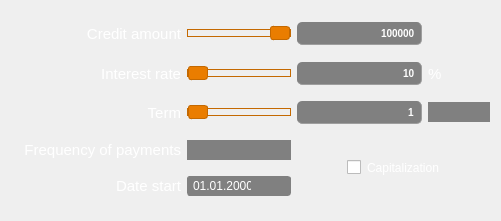
     <widget class="QWidget" name="gridLayoutWidget_3">
      <property name="geometry">
       <rect>
        <x>10</x>
        <y>50</y>
        <width>501</width>
        <height>221</height>
       </rect>
      </property>
      <layout class="QGridLayout" name="gridLayout_3" columnstretch="4,2,2,1">
       <property name="sizeConstraint">
        <enum>QLayout::SetDefaultConstraint</enum>
       </property>
       <item row="4" column="1">
        <widget class="QDateEdit" name="dateEdit_vklada">
         <property name="mouseTracking">
          <bool>true</bool>
         </property>
         <property name="styleSheet">
          <string notr="true">QDateEdit::down-arrow {
    image: url(:/icons/img/arrow_down);
}

QDateEdit {
    border: 1px solid gray;
    border-radius: 3px;
    padding: 1px 18px 1px 3px;
    min-width: 6em;
	color: white;
}

QDateEdit:editable {
    background: gray;
	color: white;
}

QDateEdit:!editable, QDateEdit::drop-down:editable {
     background: qlineargradient(x1: 0, y1: 0, x2: 0, y2: 1,
                                 stop: 0 #ea7d00, stop: 0.4 #ea7d00,
                                 stop: 0.5 #ea7d00, stop: 1.0 #ea7d00);
	color: white;
}

/* QDateEdit gets the &quot;on&quot; state when the popup is open */
QDateEdit:!editable:on, QDateEdit::drop-down:editable:on {
    background: qlineargradient(x1: 0, y1: 0, x2: 0, y2: 1,
                                stop: 0 #ea7d00, stop: 0.4 #ea7d00,
                                stop: 0.5 #ea7d00, stop: 1.0 #ea7d00);
	color: white;
}

QDateEdit:on { /* shift the text when the popup opens */
    padding-top: 3px;
    padding-left: 4px;
	color: white;
}

QDateEdit::drop-down {
    subcontrol-origin: padding;
    subcontrol-position: top right;
    width: 20px;
	color: white;
    border-left-width: 1px;
    border-left-color: gray;
    border-left-style: solid; /* just a single line */
    border-top-right-radius: 3px; /* same radius as the QComboBox */
    border-bottom-right-radius: 3px;
}

QDateEdit::down-arrow:on { /* shift the arrow when popup is open */
    top: 1px;
    left: 1px;
	color: white;
}

QDateEdit QAbstractItemView 
{
	outline: 1px;  
    selection-background-color: #ea7d00;
    selection-color: white;
	color: white;
	alternate-background-color: #6D6D6D;
}


QCalendarWidget QToolButton#qt_calendar_prevmonth 
{
    qproperty-icon: url(:/icons/img/back);
}

QCalendarWidget QToolButton#qt_calendar_nextmonth 
{
    qproperty-icon: url(:/icons/img/forward);
}

QCalendarWidget QWidget#qt_calendar_monthbutton, #qt_calendar_yearbutton
{
    selection-background-color: #ea7d00;
    selection-color: white;
	color: white;
}

QCalendarWidget QToolButton::menu-indicator {
    image: none; 
}

QCalendarWidget QToolButton QMenu {

    selection-background-color: #ea7d00;
    selection-color: white;
	color: white;
}</string>
         </property>
         <property name="inputMethodHints">
          <set>Qt::ImhPreferNumbers</set>
         </property>
         <property name="wrapping">
          <bool>false</bool>
         </property>
         <property name="frame">
          <bool>true</bool>
         </property>
         <property name="alignment">
          <set>Qt::AlignCenter</set>
         </property>
         <property name="buttonSymbols">
          <enum>QAbstractSpinBox::UpDownArrows</enum>
         </property>
         <property name="currentSection">
          <enum>QDateTimeEdit::DaySection</enum>
         </property>
         <property name="displayFormat">
          <string>dd.MM.yyyy</string>
         </property>
         <property name="calendarPopup">
          <bool>true</bool>
         </property>
         <property name="currentSectionIndex">
          <number>0</number>
         </property>
         <property name="timeSpec">
          <enum>Qt::LocalTime</enum>
         </property>
        </widget>
       </item>
       <item row="0" column="2">
        <widget class="QLineEdit" name="lineEdit_sum_dep">
         <property name="cursor">
          <cursorShape>IBeamCursor</cursorShape>
         </property>
         <property name="layoutDirection">
          <enum>Qt::LeftToRight</enum>
         </property>
         <property name="styleSheet">
          <string notr="true">QLineEdit {
     background-color: gray;
	color: #fff;
     border-radius: 5px;
     font:  bold 10px;
     padding: 3px;
	border-style: outset;
	border-width: 0px 1px 1px 0px;
	border-color: rgb(158, 158, 158);
 }</string>
         </property>
         <property name="inputMethodHints">
          <set>Qt::ImhDigitsOnly</set>
         </property>
         <property name="inputMask">
          <string/>
         </property>
         <property name="text">
          <string>100000</string>
         </property>
         <property name="frame">
          <bool>false</bool>
         </property>
         <property name="echoMode">
          <enum>QLineEdit::Normal</enum>
         </property>
         <property name="cursorPosition">
          <number>6</number>
         </property>
         <property name="alignment">
          <set>Qt::AlignRight|Qt::AlignTrailing|Qt::AlignVCenter</set>
         </property>
         <property name="dragEnabled">
          <bool>false</bool>
         </property>
         <property name="placeholderText">
          <string/>
         </property>
         <property name="clearButtonEnabled">
          <bool>false</bool>
         </property>
        </widget>
       </item>
       <item row="1" column="2">
        <widget class="QLineEdit" name="lineEdit_perc_dep">
         <property name="styleSheet">
          <string notr="true">QLineEdit {
     background-color: gray;
	color: #fff;
     border-radius: 5px;
     font:  bold 10px;
     padding: 3px;
	border-style: outset;
	border-width: 0px 1px 1px 0px;
	border-color: rgb(158, 158, 158);
 }</string>
         </property>
         <property name="inputMethodHints">
          <set>Qt::ImhDigitsOnly</set>
         </property>
         <property name="text">
          <string>10</string>
         </property>
         <property name="alignment">
          <set>Qt::AlignRight|Qt::AlignTrailing|Qt::AlignVCenter</set>
         </property>
        </widget>
       </item>
       <item row="2" column="3">
        <widget class="QComboBox" name="comboBox_count_dep">
         <property name="enabled">
          <bool>true</bool>
         </property>
         <property name="focusPolicy">
          <enum>Qt::TabFocus</enum>
         </property>
         <property name="layoutDirection">
          <enum>Qt::LeftToRight</enum>
         </property>
         <property name="autoFillBackground">
          <bool>true</bool>
         </property>
         <property name="styleSheet">
          <string notr="true">QComboBox::down-arrow {
    image: url(:/icons/img/arrow_down);
	color: white;
}

QComboBox {
    border: 1px solid gray;
    border-radius: 3px;
    padding: 1px 18px 1px 3px;
    min-width: 6em;
	color: white;
}

QComboBox:editable {
    background: gray;
	color: white;
}

QComboBox:!editable, QComboBox::drop-down:editable {
     background: qlineargradient(x1: 0, y1: 0, x2: 0, y2: 1,
                                 stop: 0 #ea7d00, stop: 0.4 #ea7d00,
                                 stop: 0.5 #ea7d00, stop: 1.0 #ea7d00);
	color: white;
}

/* QComboBox gets the &quot;on&quot; state when the popup is open */
QComboBox:!editable:on, QComboBox::drop-down:editable:on {
    background: qlineargradient(x1: 0, y1: 0, x2: 0, y2: 1,
                                stop: 0 #ea7d00, stop: 0.4 #ea7d00,
                                stop: 0.5 #ea7d00, stop: 1.0 #ea7d00);
	color: white;
}

QComboBox:on { /* shift the text when the popup opens */
    padding-top: 3px;
    padding-left: 4px;
	color: white;
}

QComboBox::drop-down {
    subcontrol-origin: padding;
    subcontrol-position: top right;
    width: 20px;
	color: white;

    border-left-width: 1px;
    border-left-color: gray;
    border-left-style: solid; /* just a single line */
    border-top-right-radius: 3px; /* same radius as the QComboBox */
    border-bottom-right-radius: 3px;
}

QComboBox::down-arrow:on { /* shift the arrow when popup is open */
    top: 1px;
    left: 1px;
	color: white;
}

QComboBox QAbstractItemView {

    selection-background-color: rgb(234, 126, 0);
    selection-color: white;
	color: white;
}</string>
         </property>
         <property name="editable">
          <bool>true</bool>
         </property>
         <property name="currentText">
          <string/>
         </property>
         <property name="currentIndex">
          <number>-1</number>
         </property>
         <property name="maxVisibleItems">
          <number>23</number>
         </property>
         <property name="insertPolicy">
          <enum>QComboBox::InsertAtBottom</enum>
         </property>
         <property name="sizeAdjustPolicy">
          <enum>QComboBox::AdjustToMinimumContentsLengthWithIcon</enum>
         </property>
         <property name="minimumContentsLength">
          <number>0</number>
         </property>
         <property name="iconSize">
          <size>
           <width>5</width>
           <height>8</height>
          </size>
         </property>
         <property name="frame">
          <bool>true</bool>
         </property>
        </widget>
       </item>
       <item row="2" column="0">
        <widget class="QLabel" name="label_14">
         <property name="layoutDirection">
          <enum>Qt::LeftToRight</enum>
         </property>
         <property name="styleSheet">
          <string notr="true">* {
     font:  15px;
	color: rgb(255, 255, 255);
}</string>
         </property>
         <property name="text">
          <string>Term</string>
         </property>
         <property name="alignment">
          <set>Qt::AlignRight|Qt::AlignTrailing|Qt::AlignVCenter</set>
         </property>
         <property name="wordWrap">
          <bool>true</bool>
         </property>
        </widget>
       </item>
       <item row="1" column="3">
        <widget class="QLabel" name="label_19">
         <property name="layoutDirection">
          <enum>Qt::LeftToRight</enum>
         </property>
         <property name="styleSheet">
          <string notr="true">* {
     font:  15px;
	color: rgb(255, 255, 255);
}</string>
         </property>
         <property name="text">
          <string>%</string>
         </property>
         <property name="alignment">
          <set>Qt::AlignLeading|Qt::AlignLeft|Qt::AlignVCenter</set>
         </property>
        </widget>
       </item>
       <item row="3" column="0">
        <widget class="QLabel" name="label_20">
         <property name="styleSheet">
          <string notr="true">* {
     font:  15px;
	color: rgb(255, 255, 255);
}</string>
         </property>
         <property name="text">
          <string>Frequency of payments</string>
         </property>
         <property name="alignment">
          <set>Qt::AlignRight|Qt::AlignTrailing|Qt::AlignVCenter</set>
         </property>
         <property name="wordWrap">
          <bool>true</bool>
         </property>
        </widget>
       </item>
       <item row="4" column="0">
        <widget class="QLabel" name="label_17">
         <property name="layoutDirection">
          <enum>Qt::LeftToRight</enum>
         </property>
         <property name="styleSheet">
          <string notr="true">* {
     font:  15px;
	color: rgb(255, 255, 255);
}</string>
         </property>
         <property name="text">
          <string>Date start</string>
         </property>
         <property name="alignment">
          <set>Qt::AlignRight|Qt::AlignTrailing|Qt::AlignVCenter</set>
         </property>
         <property name="wordWrap">
          <bool>true</bool>
         </property>
        </widget>
       </item>
       <item row="1" column="1">
        <widget class="QSlider" name="horSlider_perc_dep">
         <property name="styleSheet">
          <string notr="true">QSlider::groove:horizontal {
    border: 1px solid rgb(196, 105, 1);
    height: 6px; /* the groove expands to the size of the slider by default. by giving it a height, it has a fixed size */
    background: qlineargradient(x1:0, y1:0, x2:0, y2:1, stop:0 , stop:1 );
    margin: 2px 0;
}

QSlider::handle:horizontal {
    background: qlineargradient(x1:0, y1:0, x2:1, y2:1, stop:0 #ea7d00, stop:1 #ea7d00);
    border: 1px solid rgb(196, 105, 1);
    width: 18px;
    margin: -4px 0; /* handle is placed by default on the contents rect of the groove. Expand outside the groove */
    border-radius: 3px;
}</string>
         </property>
         <property name="minimum">
          <number>1</number>
         </property>
         <property name="maximum">
          <number>100</number>
         </property>
         <property name="singleStep">
          <number>1</number>
         </property>
         <property name="pageStep">
          <number>1</number>
         </property>
         <property name="value">
          <number>1</number>
         </property>
         <property name="sliderPosition">
          <number>1</number>
         </property>
         <property name="orientation">
          <enum>Qt::Horizontal</enum>
         </property>
        </widget>
       </item>
       <item row="2" column="1">
        <widget class="QSlider" name="horSlider_count_dep">
         <property name="styleSheet">
          <string notr="true">QSlider::groove:horizontal {
    border: 1px solid rgb(196, 105, 1);
    height: 6px; /* the groove expands to the size of the slider by default. by giving it a height, it has a fixed size */
    background: qlineargradient(x1:0, y1:0, x2:0, y2:1, stop:0 , stop:1 );
    margin: 2px 0;
}

QSlider::handle:horizontal {
    background: qlineargradient(x1:0, y1:0, x2:1, y2:1, stop:0 #ea7d00, stop:1 #ea7d00);
    border: 1px solid rgb(196, 105, 1);
    width: 18px;
    margin: -4px 0; /* handle is placed by default on the contents rect of the groove. Expand outside the groove */
    border-radius: 3px;
}</string>
         </property>
         <property name="minimum">
          <number>1</number>
         </property>
         <property name="maximum">
          <number>100</number>
         </property>
         <property name="singleStep">
          <number>1</number>
         </property>
         <property name="pageStep">
          <number>1</number>
         </property>
         <property name="value">
          <number>1</number>
         </property>
         <property name="sliderPosition">
          <number>1</number>
         </property>
         <property name="orientation">
          <enum>Qt::Horizontal</enum>
         </property>
        </widget>
       </item>
       <item row="1" column="0">
        <widget class="QLabel" name="label_15">
         <property name="styleSheet">
          <string notr="true">* {
     font:  15px;
	color: rgb(255, 255, 255);
}</string>
         </property>
         <property name="text">
          <string>Interest rate</string>
         </property>
         <property name="alignment">
          <set>Qt::AlignRight|Qt::AlignTrailing|Qt::AlignVCenter</set>
         </property>
         <property name="wordWrap">
          <bool>true</bool>
         </property>
        </widget>
       </item>
       <item row="0" column="0">
        <widget class="QLabel" name="label_16">
         <property name="styleSheet">
          <string notr="true">* {
     font:  15px;
	color: rgb(255, 255, 255);
}</string>
         </property>
         <property name="text">
          <string>Credit amount</string>
         </property>
         <property name="alignment">
          <set>Qt::AlignRight|Qt::AlignTrailing|Qt::AlignVCenter</set>
         </property>
         <property name="wordWrap">
          <bool>true</bool>
         </property>
        </widget>
       </item>
       <item row="3" column="1">
        <widget class="QComboBox" name="comboBox_period_vklada">
         <property name="autoFillBackground">
          <bool>true</bool>
         </property>
         <property name="styleSheet">
          <string notr="true">QComboBox::down-arrow {
    image: url(:/icons/img/arrow_down);
	color: white;
}

QComboBox {
    border: 1px solid gray;
    border-radius: 3px;
    padding: 1px 18px 1px 3px;
    min-width: 6em;
	color: white;
}

QComboBox:editable {
    background: gray;
	color: white;
}

QComboBox:!editable, QComboBox::drop-down:editable {
     background: qlineargradient(x1: 0, y1: 0, x2: 0, y2: 1,
                                 stop: 0 #ea7d00, stop: 0.4 #ea7d00,
                                 stop: 0.5 #ea7d00, stop: 1.0 #ea7d00);
	color: white;
}

/* QComboBox gets the &quot;on&quot; state when the popup is open */
QComboBox:!editable:on, QComboBox::drop-down:editable:on {
    background: qlineargradient(x1: 0, y1: 0, x2: 0, y2: 1,
                                stop: 0 #ea7d00, stop: 0.4 #ea7d00,
                                stop: 0.5 #ea7d00, stop: 1.0 #ea7d00);
	color: white;
}

QComboBox:on { /* shift the text when the popup opens */
    padding-top: 3px;
    padding-left: 4px;
	color: white;
}

QComboBox::drop-down {
    subcontrol-origin: padding;
    subcontrol-position: top right;
    width: 20px;
	color: white;

    border-left-width: 1px;
    border-left-color: gray;
    border-left-style: solid; /* just a single line */
    border-top-right-radius: 3px; /* same radius as the QComboBox */
    border-bottom-right-radius: 3px;
}

QComboBox::down-arrow:on { /* shift the arrow when popup is open */
    top: 1px;
    left: 1px;
	color: white;
}

QComboBox QAbstractItemView {

    selection-background-color: rgb(234, 126, 0);
    selection-color: white;
	color: white;
}</string>
         </property>
         <property name="editable">
          <bool>true</bool>
         </property>
         <property name="currentIndex">
          <number>-1</number>
         </property>
         <property name="minimumContentsLength">
          <number>3</number>
         </property>
         <property name="frame">
          <bool>true</bool>
         </property>
        </widget>
       </item>
       <item row="2" column="2">
        <widget class="QLineEdit" name="lineEdit_countMon_dep">
         <property name="mouseTracking">
          <bool>false</bool>
         </property>
         <property name="styleSheet">
          <string notr="true">QLineEdit {
     background-color: gray;
	color: #fff;
     border-radius: 5px;
     font:  bold 10px;
     padding: 3px;
	border-style: outset;
	border-width: 0px 1px 1px 0px;
	border-color: rgb(158, 158, 158);
 }</string>
         </property>
         <property name="inputMethodHints">
          <set>Qt::ImhDigitsOnly</set>
         </property>
         <property name="inputMask">
          <string/>
         </property>
         <property name="text">
          <string>1</string>
         </property>
         <property name="maxLength">
          <number>32767</number>
         </property>
         <property name="frame">
          <bool>true</bool>
         </property>
         <property name="alignment">
          <set>Qt::AlignRight|Qt::AlignTrailing|Qt::AlignVCenter</set>
         </property>
         <property name="clearButtonEnabled">
          <bool>false</bool>
         </property>
        </widget>
       </item>
       <item row="0" column="1">
        <widget class="QSlider" name="horSlider_sum_dep">
         <property name="styleSheet">
          <string notr="true">QSlider::groove:horizontal {
    border: 1px solid rgb(196, 105, 1);
    height: 6px; /* the groove expands to the size of the slider by default. by giving it a height, it has a fixed size */
    background: qlineargradient(x1:0, y1:0, x2:0, y2:1, stop:0 , stop:1 );
    margin: 2px 0;
}

QSlider::handle:horizontal {
    background: qlineargradient(x1:0, y1:0, x2:1, y2:1, stop:0 #ea7d00, stop:1 #ea7d00);
    border: 1px solid rgb(196, 105, 1);
    width: 18px;
    margin: -4px 0; /* handle is placed by default on the contents rect of the groove. Expand outside the groove */
    border-radius: 3px;
}</string>
         </property>
         <property name="minimum">
          <number>100</number>
         </property>
         <property name="maximum">
          <number>10000000</number>
         </property>
         <property name="singleStep">
          <number>10000</number>
         </property>
         <property name="pageStep">
          <number>10000</number>
         </property>
         <property name="sliderPosition">
          <number>100000</number>
         </property>
         <property name="orientation">
          <enum>Qt::Horizontal</enum>
         </property>
         <property name="tickPosition">
          <enum>QSlider::TicksBothSides</enum>
         </property>
         <property name="tickInterval">
          <number>1000</number>
         </property>
        </widget>
       </item>
       <item row="3" column="2" rowspan="2" colspan="2">
        <widget class="QCheckBox" name="checkBox_capitalization">
         <property name="layoutDirection">
          <enum>Qt::LeftToRight</enum>
         </property>
         <property name="autoFillBackground">
          <bool>false</bool>
         </property>
         <property name="styleSheet">
          <string notr="true">QCheckBox
{
	color: white;
	background:none;
	margin: 0px 50px;
}

QCheckBox::indicator:unchecked {
	image: url(:/icons/img/unchecked);
	width: 20px;
	height: 20px;
}

QCheckBox::indicator:checked {
	image: url(:/icons/img/checked50);
	width: 20px;
	height: 20px;
}</string>
         </property>
         <property name="text">
          <string>Capitalization</string>
         </property>
         <property name="autoRepeatInterval">
          <number>96</number>
         </property>
        </widget>
       </item>
      </layout>
     </widget>
